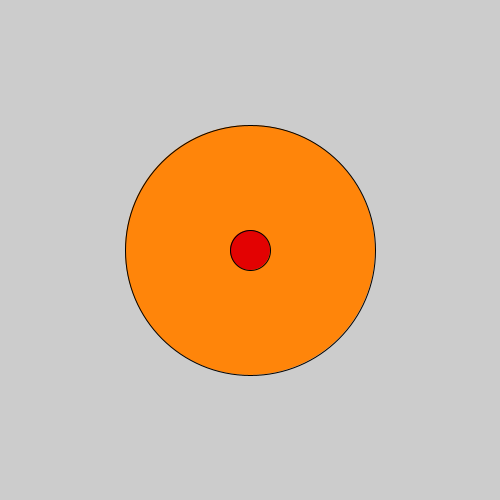
Frame 1 (no input)
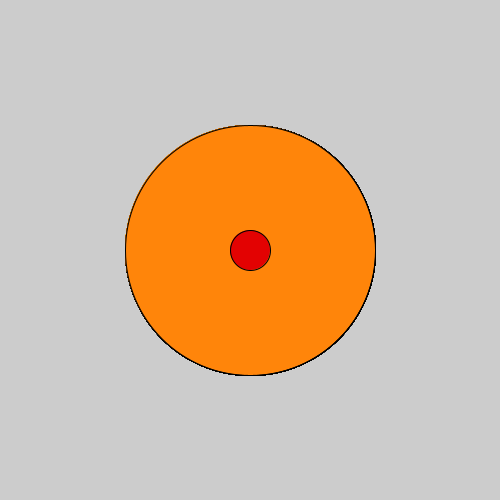
Frame 60 (the mouse pressed at the canvas centre just before this capture)
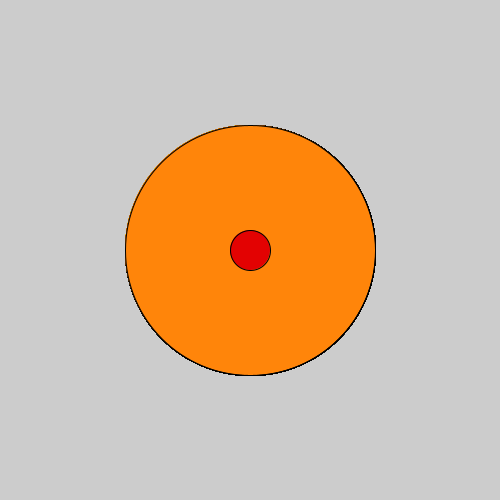
Frame 120 (the mouse held since frame 60 and released just before this capture)

The Processing sketch that drew these frames (run headless with seeded random() and noise(); from frame 60 on, the mouse is pressed at the canvas centre):

// Processing sketch: ArrayListMakingPizza
// ── ArrayListMakingPizza.pde
// making a pizza
// step 1, make some dough
// make it round
// put it in the center of my sketch
// step 2 add some toppings
// create a toppings class
// make it create ellipses at my mouse location when I click
// add toppings

int doughX, doughY, doughR;
ArrayList<Topping> pepperoni;
void setup() {
  size(500, 500);
  doughX = width/2;
  doughY = height/2;
  doughR = width/4;
  pepperoni = new ArrayList<Topping>();
  pepperoni.add(new Topping(width/2, height/2));
}
void draw() {
  fill(#FF850A);
  ellipse(doughX, doughY, doughR*2, doughR*2);
  for (int i = 0; i < pepperoni.size(); i++) {
    Topping t = pepperoni.get(i);
    t.render();
  }
}
class Topping {
  int x, y, r;
  Topping(int xMouse, int yMouse) {
    x = xMouse;
    y = yMouse;
    r = 20;
  }
  void render() {
    fill(#E30202);
    ellipse(x, y, r*2, r*2);
  }
}
void mouseClicked() {
  if (dist(mouseX, mouseY, doughX, doughY)<doughR) {
    pepperoni.add(new Topping(mouseX, mouseY));
  }
}
